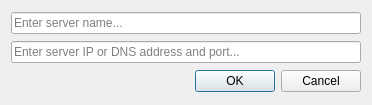
<?xml version="1.0" encoding="UTF-8"?>
<ui version="4.0">
 <class>ServerAddDialog</class>
 <widget class="QDialog" name="ServerAddDialog">
  <property name="geometry">
   <rect>
    <x>0</x>
    <y>0</y>
    <width>372</width>
    <height>105</height>
   </rect>
  </property>
  <property name="windowTitle">
   <string>Add a server</string>
  </property>
  <layout class="QVBoxLayout" name="verticalLayout">
   <item>
    <widget class="QLineEdit" name="lineEditServerName">
     <property name="placeholderText">
      <string>Enter server name...</string>
     </property>
    </widget>
   </item>
   <item>
    <widget class="QLineEdit" name="lineEditServerAddress">
     <property name="placeholderText">
      <string>Enter server IP or DNS address and port...</string>
     </property>
    </widget>
   </item>
   <item>
    <widget class="QDialogButtonBox" name="buttonBox">
     <property name="orientation">
      <enum>Qt::Horizontal</enum>
     </property>
     <property name="standardButtons">
      <set>QDialogButtonBox::Cancel|QDialogButtonBox::Ok</set>
     </property>
    </widget>
   </item>
  </layout>
 </widget>
 <resources/>
 <connections>
  <connection>
   <sender>buttonBox</sender>
   <signal>accepted()</signal>
   <receiver>ServerAddDialog</receiver>
   <slot>accept()</slot>
   <hints>
    <hint type="sourcelabel">
     <x>248</x>
     <y>254</y>
    </hint>
    <hint type="destinationlabel">
     <x>157</x>
     <y>274</y>
    </hint>
   </hints>
  </connection>
  <connection>
   <sender>buttonBox</sender>
   <signal>rejected()</signal>
   <receiver>ServerAddDialog</receiver>
   <slot>reject()</slot>
   <hints>
    <hint type="sourcelabel">
     <x>316</x>
     <y>260</y>
    </hint>
    <hint type="destinationlabel">
     <x>286</x>
     <y>274</y>
    </hint>
   </hints>
  </connection>
 </connections>
</ui>
